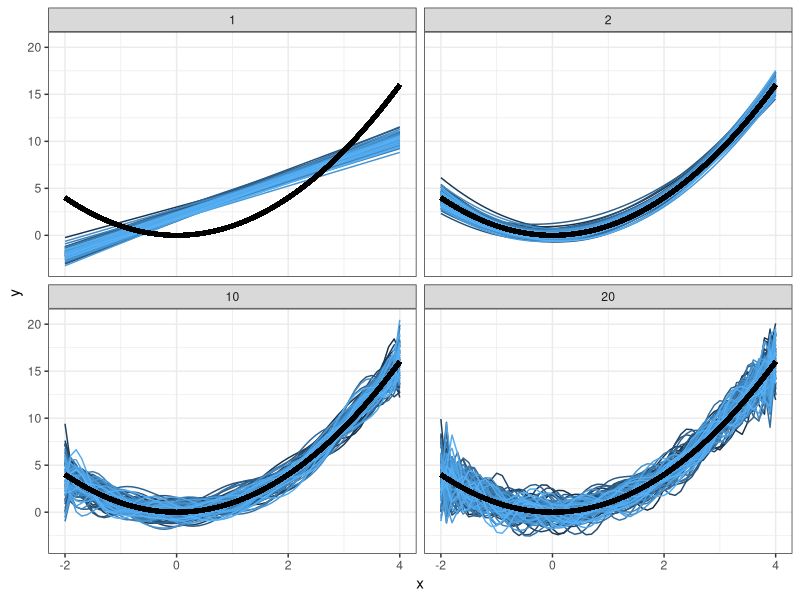

Write R code to recreate this figure.
set.seed(2) # to reproduce
M <- 100 # repeated samplings, x fixed
nord <- 20 # order of polynomials
#------
# create sequence of sampling points 
x <- seq(from = -2, to = 4, by = 0.1)

# f(x)
truefunc <- function(x) {
  return(x * x)
}
# produce f(x) values for the list of xs
true_y <- truefunc(x)
# create random errors for M observations at each value of x
error <- matrix(rnorm(length(x) * M, mean = 0, sd = 2),
                nrow = M,
                byrow = TRUE)
# combine the errors with the errors in some way 
ymat <- matrix(rep(true_y, M), byrow = T, nrow = M) + error # Each row is a simulation
#------
# create a matrix containing the predictions for each polynomial degree
predictions_list <- lapply(1:nord, matrix, data = NA, nrow = M, ncol = ncol(ymat))
for(i in 1:nord){
  for(j in 1:M){
    predictions_list[[i]][j, ] <- predict(lm(ymat[j,] ~ poly(x, i, raw = TRUE)))
  }
}
typeof(predictions_list)
head(predictions_list[1])
# Plotting -----
library(tidyverse) # The tidyverse contains ggplot2, as well as tidyr and dplyr,
# which we can use for dataframe manipulation.
list_of_matrices_with_deg_id <- lapply(1:nord, function(poly_degree) cbind(predictions_list[[poly_degree]], simulation_num = 1:M, poly_degree))
# Now predictions_list is a list with 20 entries, where each entry is a matrix
# with 100 rows, where each row is the predicted polynomial of that degree.
# We also have a column for the simulation number, and a column for polynomial degree.
# Extract each matrix and bind them to one large matrix
stacked_matrices <- NULL
for (i in 1:nord) {
  stacked_matrices <-
    rbind(stacked_matrices, list_of_matrices_with_deg_id[[i]])
}
stacked_matrices_df <- as.data.frame(stacked_matrices)
# Convert from wide to long (because that is the best format for ggplot2)
long_predictions_df <- pivot_longer(stacked_matrices_df, !c(simulation_num, poly_degree), values_to = "y")
# Now we can use ggplot2!
# We just want to plot for degrees 1, 2, 10 and 20.
plotting_df <- cbind(long_predictions_df, x = x) %>% # adding the x-vector to the dataframe
  filter(poly_degree %in% c(1, 2, 10, 20)) # Select only the predictions using degree 1, 2, 10 or 20
ggplot(plotting_df, aes(x = x, y = y, group = simulation_num)) +
  geom_line(aes(color = simulation_num)) +
  geom_line(aes(x = x, y = x*x), size = 1.5) +
  facet_wrap(~ poly_degree) +
  theme_bw() +
  theme(legend.position = "none")

